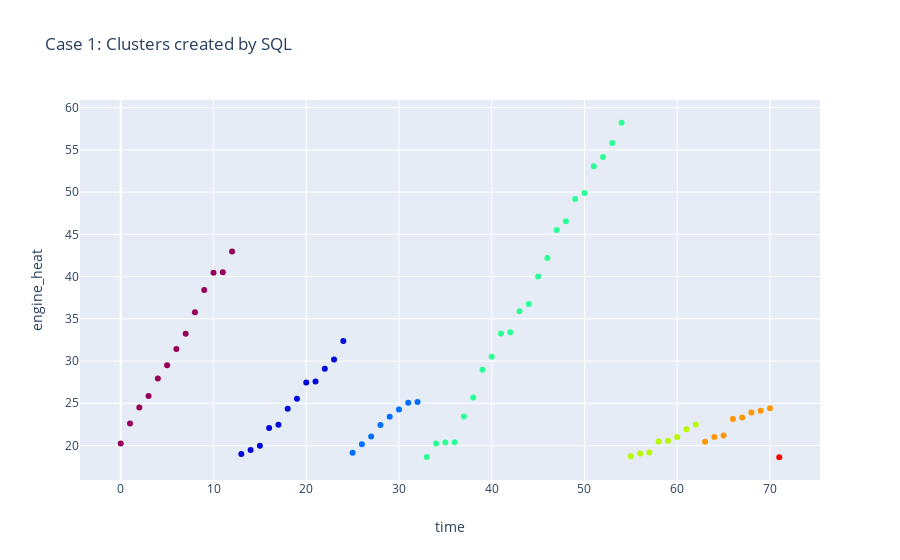

This figure's notebook cell:
### Markdown cell above
### Visualize the clusters detected by SQL
This visualization shows the dected clusters by our simple SQL algorithm.

If the chart looks the same than original visualization, the clustering was successful.

### Code cell
#Show the visualization
m.plot_heat_2d(df_case1_clustered, plot_title="Case 1: Clusters created by SQL")

### Figure 1 — Plotly figure (JSON) as saved in the notebook; plotly's stock layout.template omitted (floating-point values rounded to 4 significant figures)
{"data": [{"marker": {"color": [1, 1, 1, 1, 1, 1, 1, 1, 1, 1, 1, 1, 1, 2, 2, 2, 2, 2, 2, 2, 2, 2, 2, 2, 2, 3, 3, 3, 3, 3, 3, 3, 3, 4, 4, 4, 4, 4, 4, 4, 4, 4, 4, 4, 4, 4, 4, 4, 4, 4, 4, 4, 4, 4, 4, 5, 5, 5, 5, 5, 5, 5, 5, 6, 6, 6, 6, 6, 6, 6, 6, 7], "colorscale": [[0, "rgb(150,0,90)"], [0.125, "rgb(0,0,200)"], [0.25, "rgb(0,25,255)"], [0.375, "rgb(0,152,255)"], [0.5, "rgb(44,255,150)"], [0.625, "rgb(151,255,0)"], [0.75, "rgb(255,234,0)"], [0.875, "rgb(255,111,0)"], [1, "rgb(255,0,0)"]]}, "mode": "markers", "text": ["Cluster id: 1", "Cluster id: 1", "Cluster id: 1", "Cluster id: 1", "Cluster id: 1", "Cluster id: 1", "Cluster id: 1", "Cluster id: 1", "Cluster id: 1", "Cluster id: 1", "Cluster id: 1", "Cluster id: 1", "Cluster id: 1", "Cluster id: 2", "Cluster id: 2", "Cluster id: 2", "Cluster id: 2", "Cluster id: 2", "Cluster id: 2", "Cluster id: 2", "Cluster id: 2", "Cluster id: 2", "Cluster id: 2", "Cluster id: 2", "Cluster id: 2", "Cluster id: 3", "Cluster id: 3", "Cluster id: 3", "Cluster id: 3", "Cluster id: 3", "Cluster id: 3", "Cluster id: 3", "Cluster id: 3", "Cluster id: 4", "Cluster id: 4", "Cluster id: 4", "Cluster id: 4", "Cluster id: 4", "Cluster id: 4", "Cluster id: 4", "Cluster id: 4", "Cluster id: 4", "Cluster id: 4", "Cluster id: 4", "Cluster id: 4", "Cluster id: 4", "Cluster id: 4", "Cluster id: 4", "Cluster id: 4", "Cluster id: 4", "Cluster id: 4", "Cluster id: 4", "Cluster id: 4", "Cluster id: 4", "Cluster id: 4", "Cluster id: 5", "Cluster id: 5", "Cluster id: 5", "Cluster id: 5", "Cluster id: 5", "Cluster id: 5", "Cluster id: 5", "Cluster id: 5", "Cluster id: 6", "Cluster id: 6", "Cluster id: 6", "Cluster id: 6", "Cluster id: 6", "Cluster id: 6", "Cluster id: 6", "Cluster id: 6", "Cluster id: 7"], "type": "scatter", "x": [0, 1, 2, 3, 4, 5, 6, 7, 8, 9, 10, 11, 12, 13, 14, 15, 16, 17, 18, 19, 20, 21, 22, 23, 24, 25, 26, 27, 28, 29, 30, 31, 32, 33, 34, 35, 36, 37, 38, 39, 40, 41, 42, 43, 44, 45, 46, 47, 48, 49, 50, 51, 52, 53, 54, 55, 56, 57, 58, 59, 60, 61, 62, 63, 64, 65, 66, 67, 68, 69, 70, 71], "y": [20.25, 22.6, 24.49, 25.86, 27.94, 29.49, 31.44, 33.22, 35.79, 38.4, 40.46, 40.53, 42.96, 19.01, 19.47, 19.97, 22.09, 22.47, 24.37, 25.55, 27.47, 27.58, 29.1, 30.18, 32.38, 19.14, 20.15, 21.08, 22.44, 23.41, 24.26, 25.06, 25.15, 18.65, 20.23, 20.35, 20.37, 23.44, 25.68, 28.96, 30.52, 33.25, 33.42, 35.89, 36.76, 40.0, 42.21, 45.5, 46.57, 49.18, 49.89, 53.05, 54.16, 55.82, 58.21, 18.74, 19.06, 19.17, 20.47, 20.55, 21.01, 21.92, 22.49, 20.46, 21.01, 21.2, 23.15, 23.33, 23.91, 24.13, 24.41, 18.61]}], "layout": {"title": {"text": "Case 1: Clusters created by SQL"}, "xaxis": {"title": {"text": "time"}}, "yaxis": {"title": {"text": "engine_heat"}}}}
